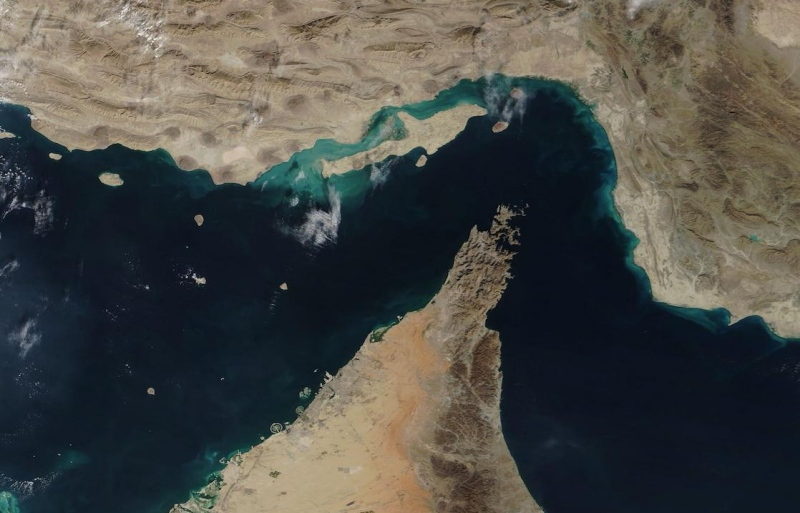
#> input picture images/20260327114112792_DZQX5PGY.jpg, 800 x 513 px, found by its file name
$ jupyter execute PCD_Assignment03.ipynb
#> lines starting #> are read from the running program, lines starting #| are printed output that depends on the picture
# PCD Assignment 03
## Image Segmentation and Morphological Processing

Nama: `Tenno Cahyo Berliantoko`
NIM: `25/568393/PA/23995`

### Tujuan
1. Melakukan segmentasi citra menggunakan metode global thresholding Otsu.
2. Mengimplementasikan operasi morfologi biner dilation, erosion, opening, closing, hit and miss Transform, Thinning, Thickening, dan skeleton.
3. Membandingkan hasil segmentasi sebelum dan sesudah pemrosesan morfologi.

### Ketentuan implementasi
- Perhitungan histogram, threshold Otsu, segmentasi biner, dan operasi morfologi dibuat menggunakan perulangan Python.
- Pillow (`PIL`) hanya digunakan untuk membaca/konversi/menyimpan gambar, sedangkan Matplotlib hanya untuk menampilkan hasil.

### Alur pengerjaan
Input gambar → Grayscale → Otsu Thresholding → Binary Segmentation → Morphological Operations → Comparison

## 1. Import library dan pengaturan gambar

Upload gambar ke Google Colab, kemudian salin path gambarnya ke variabel `IMAGE_PATH` di bawah. Contoh path: `/content/gambar_saya.jpg`.

hanya perlu mengganti `IMAGE_PATH` dan, bila perlu, `FOREGROUND`:
- `"bright"`: objek/area foreground dianggap lebih terang dari background.
- `"dark"`: objek/area foreground dianggap lebih gelap dari background.

`MAX_IMAGE_SIDE` membatasi sisi terpanjang gambar agar proses manual tidak terlalu lama. Gunakan `None` jika ingin mempertahankan ukuran asli.

[cell 1]
from PIL import Image
import matplotlib.pyplot as plt
from pathlib import Path

IMAGE_PATH = "/content/20260327114112792_DZQX5PGY.jpg"

# Pilih "bright" untuk objek terang atau "dark" untuk objek gelap
FOREGROUND = "bright"

# Ukuran maksimum sisi terpanjang gambar.
# Isi None jika tidak ingin mengubah ukuran gambar.
MAX_IMAGE_SIDE = 600

# Structuring element 3x3 (semua elemen aktif / bernilai 1)
STRUCTURING_ELEMENT = [
    [1, 1, 1],
    [1, 1, 1],
    [1, 1, 1]
]

# Urutan operasi untuk hasil akhir perbandingan.
# Opening membantu menghilangkan noise foreground kecil,
# sedangkan closing membantu mengisi lubang/celah kecil.
MORPHOLOGY_SEQUENCE = ["opening", "closing"]

# Folder tempat hasil akan disimpan
OUTPUT_DIR = "/content"

if FOREGROUND not in ("bright", "dark"):
    raise ValueError('FOREGROUND harus bernilai "bright" atau "dark".')

image_path = Path(IMAGE_PATH)
if not image_path.is_file():
    raise FileNotFoundError(
        f"Gambar tidak ditemukan: {IMAGE_PATH}\n"
        "Periksa kembali IMAGE_PATH. Di Google Colab, upload gambar lalu salin path-nya."
    )

# Membaca gambar dan mengubahnya menjadi grayscale menggunakan PIL.
input_image = Image.open(image_path).convert("L")
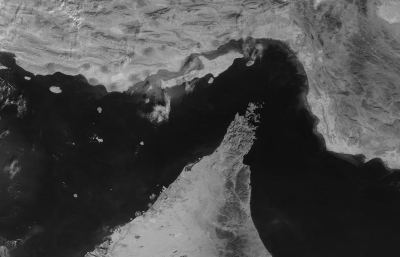
#> input_image: PIL image 800x513 L (shown at 1/2 size); min 1, max 239, mean 73.5
original_size = input_image.size

# Resize opsional agar implementasi manual lebih cepat.
if MAX_IMAGE_SIDE is not None:
    width, height = input_image.size
    longest_side = max(width, height)
    if longest_side > MAX_IMAGE_SIDE:
        scale = MAX_IMAGE_SIDE / longest_side
        new_size = (max(1, int(width * scale)), max(1, int(height * scale)))
        input_image = input_image.resize(new_size, Image.Resampling.LANCZOS)
#> input_image: PIL image 600x384 L

width, height = input_image.size

# Mengubah gambar menjadi list 2D Python (tanpa NumPy).
gray_image = [[input_image.getpixel((x, y)) for x in range(width)] for y in range(height)]
#> gray_image = 384 items

print(f"Path gambar       : {IMAGE_PATH}")
print(f"Ukuran asli       : {original_size[0]} x {original_size[1]} pixel")
#| Ukuran asli       : 800 x 513 pixel
print(f"Ukuran pemrosesan : {width} x {height} pixel")
#| Ukuran pemrosesan : 600 x 384 pixel
print(f"Mode foreground   : {FOREGROUND}")

## 2. Menampilkan gambar grayscale

Gambar diubah menjadi grayscale agar setiap pixel memiliki intensitas 0-255. Nilai 0 adalah hitam dan 255 adalah putih.

[cell 2]
plt.figure(figsize=(7, 5))
plt.imshow(gray_image, cmap="gray", vmin=0, vmax=255)
plt.title("Input Image (Grayscale)")
plt.axis("off")
plt.show()
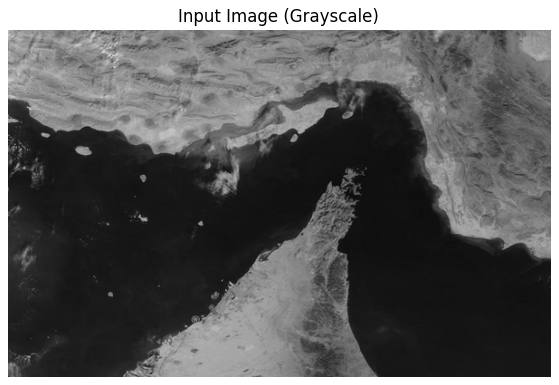
#> figure drawn by matplotlib, 1 panel

## 3. Segmentasi menggunakan Otsu Thresholding

Otsu memilih nilai threshold berdasarkan histogram intensitas grayscale. Setiap intensitas diuji untuk memperoleh pemisahan dua kelompok pixel dengan variansi antar-kelas terbesar.

Setelah threshold ditemukan, pixel diklasifikasikan menjadi:
- `1` (foreground/putih) jika memenuhi kondisi foreground yang dipilih.
- `0` (background/hitam) selain itu.

Seluruh perhitungan histogram dan pencarian threshold dilakukan dengan Python.

[cell 3]
# Membuat histogram grayscale (256 tingkat intensitas).
def make_histogram(gray):
    histogram = [0] * 256
    for row in gray:
        for pixel in row:
            histogram[pixel] += 1
    return histogram


def otsu_threshold(gray):
    histogram = make_histogram(gray)
#> after the loop in make_histogram, `for row in gray:`: histogram = 256 values, max 10926 at index 22, min 0 at index 0, mean 900
    total_pixels = sum(histogram)
    total_intensity = 0

    for intensity in range(256):
        total_intensity += intensity * histogram[intensity]

    background_weight = 0
    background_sum = 0
    maximum_between_variance = -1
    best_threshold = 0

    for threshold in range(256):
        background_weight += histogram[threshold]
        if background_weight == 0:
            continue

        foreground_weight = total_pixels - background_weight
        if foreground_weight == 0:
            break

        background_sum += threshold * histogram[threshold]
        mean_background = background_sum / background_weight
        mean_foreground = (total_intensity - background_sum) / foreground_weight

        between_variance = (background_weight * foreground_weight * (mean_background - mean_foreground) ** 2)

        if between_variance > maximum_between_variance:
            maximum_between_variance = between_variance
            best_threshold = threshold

    return best_threshold

threshold_value = otsu_threshold(gray_image)
#> in otsu_threshold, `total_pixels = sum(histogram)`: total_pixels = 230400
#> the loop in otsu_threshold, `for intensity in range(256):` made 256 passes
#> total_intensity on passes 1 to 3: 0, 0, 0
#> after the loop in otsu_threshold, `for intensity in range(256):`: total_intensity = 16934432
#> the loop in otsu_threshold, `for threshold in range(256):` made 235 passes
#> (background_weight, foreground_weight, background_sum, mean_background, mean_foreground, maximum_between_variance) on passes 6 to 13: (1, 230399, 5, 5, 73.5, 1.08e+09), (2, 230398, 11, 5.5, 73.5, 2.13e+09), (4, 230396, 25, 6.25, 73.5, 4.17e+09), (6, 230394, 41, 6.83, 73.5, 6.14e+09), (12, 230388, 95, 7.92, 73.5, 1.19e+10), (21, 230379, 185, 8.81, 73.51, 2.02e+10), (38, 230362, 372, 9.79, 73.51, 3.55e+10), (74, 230326, 804, 10.86, 73.52, 6.69e+10)
#> after the loop in otsu_threshold, `for threshold in range(256):`: background_sum = 16934198; background_weight = 230400; best_threshold = 78; maximum_between_variance = 1.34e+14
#> threshold_value = 78

def threshold_segmentation(gray, threshold, foreground="bright"):
    binary = []
    for row in gray:
        binary_row = []
        for pixel in row:
            if foreground == "bright":
                binary_row.append(1 if pixel > threshold else 0)
            else:
                binary_row.append(1 if pixel <= threshold else 0)
        binary.append(binary_row)
    return binary

segmented_image = threshold_segmentation( gray_image, threshold_value, FOREGROUND )
#> after the loop in threshold_segmentation, `for row in gray:`: binary = 384 items
#> segmented_image = 384 items

print(f"Nilai threshold Otsu: {threshold_value}")
#| Nilai threshold Otsu: 78
print(f"Jumlah pixel       : {width * height:,}")
#| Jumlah pixel       : 230,400

[cell 4]
plt.figure(figsize=(12, 5))
plt.subplot(1, 2, 1)
plt.imshow(gray_image, cmap="gray", vmin=0, vmax=255)
plt.title("Grayscale Image")
plt.axis("off")

plt.subplot(1, 2, 2)
plt.imshow(segmented_image, cmap="gray", vmin=0, vmax=1)
plt.title(f"Otsu Segmentation (T = {threshold_value})")
plt.axis("off")
plt.tight_layout()
plt.show()
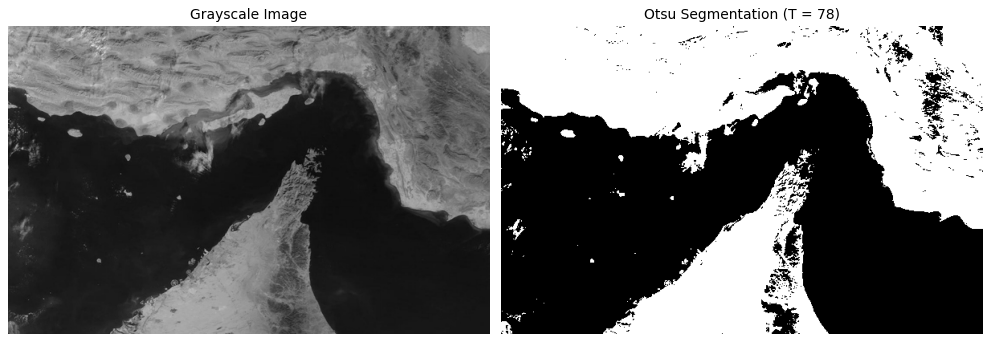
#> figure drawn by matplotlib, 2 panels

## 4. Implementasi operasi morfologi secara manual

Structuring element (SE) yang digunakan adalah matriks 3×3 dengan origin di pixel tengah.

- Dilation: pixel output menjadi foreground jika minimal satu posisi SE yang aktif bertemu foreground.
- Erosion: pixel output tetap foreground hanya jika seluruh posisi SE yang aktif bertemu foreground.
- Opening: erosion kemudian dilation menggunakan SE yang sama.
- Closing: dilation kemudian erosion menggunakan SE yang sama.

Untuk pixel yang berada di luar batas gambar, nilainya dianggap background (0).

[cell 5]
# Mengambil koordinat elemen aktif pada structuring element.
def get_active_kernel_positions(kernel):
    if not kernel or not kernel[0]:
        raise ValueError("Structuring element tidak boleh kosong.")

    kernel_height = len(kernel)
    kernel_width = len(kernel[0])

    if kernel_height % 2 == 0 or kernel_width % 2 == 0:
        raise ValueError("Ukuran structuring element harus ganjil, misalnya 3x3.")

    for row in kernel:
        if len(row) != kernel_width:
            raise ValueError("Semua baris structuring element harus sama panjang.")

    origin_y = kernel_height // 2
    origin_x = kernel_width // 2
    active_positions = []

    for ky in range(kernel_height):
        for kx in range(kernel_width):
            if kernel[ky][kx] == 1:
                active_positions.append((ky - origin_y, kx - origin_x))

    if not active_positions:
        raise ValueError("Structuring element harus memiliki minimal satu nilai 1.")

    return active_positions


def binary_dilation(binary, kernel):
    height = len(binary)
    width = len(binary[0])
    active_positions = get_active_kernel_positions(kernel)
    result = [[0 for _ in range(width)] for _ in range(height)]
    for y in range(height):
        for x in range(width):
            # Cukup satu tetangga foreground untuk menghasilkan foreground.
            for dy, dx in active_positions:
                ny, nx = y + dy, x + dx
                if 0 <= ny < height and 0 <= nx < width:
                    if binary[ny][nx] == 1:
                        result[y][x] = 1
                        break
    return result


def binary_erosion(binary, kernel):
    height = len(binary)
    width = len(binary[0])
    active_positions = get_active_kernel_positions(kernel)
    result = [[0 for _ in range(width)] for _ in range(height)]

    for y in range(height):
        for x in range(width):
            keep_pixel = True
            for dy, dx in active_positions:
                ny, nx = y + dy, x + dx
                if not (0 <= ny < height and 0 <= nx < width):
                    keep_pixel = False
                    break
                if binary[ny][nx] == 0:
                    keep_pixel = False
                    break
            if keep_pixel:
                result[y][x] = 1
    return result


def binary_opening(binary, kernel):
    eroded = binary_erosion(binary, kernel)
    return binary_dilation(eroded, kernel)


def binary_closing(binary, kernel):
    dilated = binary_dilation(binary, kernel)
    return binary_erosion(dilated, kernel)

print("fungsi morfologi berhasil didefinisikan.")

## 5. Menjalankan setiap operasi morfologi

Di bagian ini setiap operasi ditampilkan secara terpisah agar efeknya dapat diamati dan dibandingkan dengan hasil segmentasi awal.

[cell 6]
dilated_image = binary_dilation(segmented_image, STRUCTURING_ELEMENT)
#> in binary_dilation, `height = len(binary)`: height = 384
#> dilated_image = 384 items
eroded_image = binary_erosion(segmented_image, STRUCTURING_ELEMENT)
#> in binary_erosion, `height = len(binary)`: height = 384
#> eroded_image = 384 items
opened_image = binary_opening(segmented_image, STRUCTURING_ELEMENT)
#> opened_image = 384 items
closed_image = binary_closing(segmented_image, STRUCTURING_ELEMENT)
#> closed_image = 384 items

fig, axes = plt.subplots(2, 3, figsize=(15, 10))
images = [
    (segmented_image, "Original Segmentation"),
    (dilated_image, "Dilation"),
    (eroded_image, "Erosion"),
    (opened_image, "Opening"),
    (closed_image, "Closing"),
]

for ax, (img, title) in zip(axes.flat, images):
    ax.imshow(img, cmap="gray", vmin=0, vmax=1)
    ax.set_title(title)
    ax.axis("off")
#> this loop made 5 passes
#> title on passes 1 to 5: 'Original Segmentation', 'Dilation', 'Erosion', 'Opening', 'Closing'

axes.flat[5].axis("off")
plt.tight_layout()
plt.show()
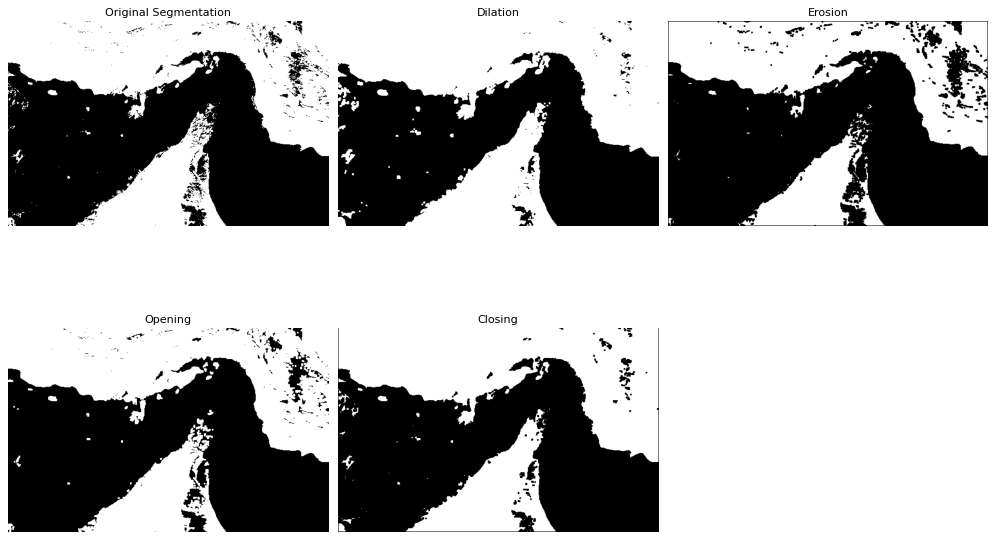
#> figure drawn by matplotlib, 5 panels

## 6. Membandingkan segmentasi sebelum dan sesudah morfologi

Untuk hasil akhir, operasi pada `MORPHOLOGY_SEQUENCE` diterapkan berurutan pada hasil segmentasi. Pengaturan awal menggunakan opening → closing.

Perbandingan kuantitatif yang ditampilkan adalah jumlah pixel foreground, persentase foreground, dan jumlah pixel yang berubah. Nilai ini menunjukkan perubahan bentuk/luas area, bukan akurasi klasifikasi.

[cell 7]
# Menerapkan urutan operasi yang dipilih.
processed_image = segmented_image
#> processed_image = 384 items

for operation in MORPHOLOGY_SEQUENCE:
    if operation == "dilation":
        processed_image = binary_dilation(processed_image, STRUCTURING_ELEMENT)
    elif operation == "erosion":
        processed_image = binary_erosion(processed_image, STRUCTURING_ELEMENT)
    elif operation == "opening":
        processed_image = binary_opening(processed_image, STRUCTURING_ELEMENT)
    elif operation == "closing":
        processed_image = binary_closing(processed_image, STRUCTURING_ELEMENT)
    else:
        raise ValueError(f"Operasi morfologi tidak dikenal: {operation}")
#> this loop made 2 passes


def count_foreground(binary):
    total = 0
    for row in binary:
        for pixel in row:
            if pixel == 1:
                total += 1
    return total


def count_changed_pixels(image_a, image_b):
    changed = 0
    for y in range(len(image_a)):
        for x in range(len(image_a[0])):
            if image_a[y][x] != image_b[y][x]:
                changed += 1
    return changed


total_pixels = width * height
#> total_pixels = 230400
foreground_before = count_foreground(segmented_image)
#> after the loop in count_foreground, `for row in binary:`: total = 103677
#> foreground_before = 103677
foreground_after = count_foreground(processed_image)
#> foreground_after = 101236
changed_pixels = count_changed_pixels(segmented_image, processed_image)
#> after the loop in count_changed_pixels, `for y in range(len(image_a)):`: changed = 5025
#> changed_pixels = 5025

ratio_before = 100 * foreground_before / total_pixels
#> ratio_before = 45
ratio_after = 100 * foreground_after / total_pixels
#> ratio_after = 43.94
changed_ratio = 100 * changed_pixels / total_pixels
#> changed_ratio = 2.18

fig, axes = plt.subplots(1, 3, figsize=(16, 5))
axes[0].imshow(gray_image, cmap="gray", vmin=0, vmax=255)
axes[0].set_title("Original Grayscale")
axes[1].imshow(segmented_image, cmap="gray", vmin=0, vmax=1)
axes[1].set_title("Before Morphology")
axes[2].imshow(processed_image, cmap="gray", vmin=0, vmax=1)
axes[2].set_title("After: " + " → ".join(MORPHOLOGY_SEQUENCE))
for ax in axes:
    ax.axis("off")
plt.tight_layout()
plt.show()
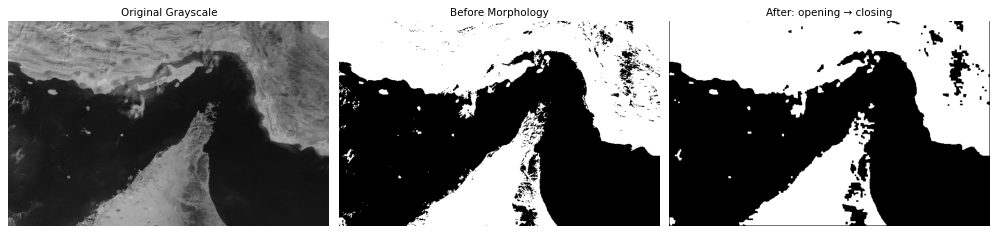
#> figure drawn by matplotlib, 3 panels

print("COMPARISON")
print(f"Threshold Otsu                 : {threshold_value}")
#| Threshold Otsu                 : 78
print(f"Morphology sequence            : {' -> '.join(MORPHOLOGY_SEQUENCE)}")
print(f"Total pixels                   : {total_pixels:,}")
#| Total pixels                   : 230,400
print(f"Foreground before morphology   : {foreground_before:,} ({ratio_before:.2f}%)")
#| Foreground before morphology   : 103,677 (45.00%)
print(f"Foreground after morphology    : {foreground_after:,} ({ratio_after:.2f}%)")
#| Foreground after morphology    : 101,236 (43.94%)
print(f"Changed pixels                 : {changed_pixels:,} ({changed_ratio:.2f}%)")
#| Changed pixels                 : 5,025 (2.18%)

## 7. Advanced Morphological Operations

Bagian ini menambahkan empat operasi morfologi lanjutan, yaitu Hit-and-Miss Transform, Thinning, Thickening, dan Skeletonization. Semua operasi bekerja pada citra biner hasil segmentasi Otsu (`segmented_image`) dan diimplementasikan menggunakan list serta perulangan Python.

Implementasi ini menggunakan fungsi `binary_erosion()` dan `binary_opening()` yang sudah didefinisikan pada bagian sebelumnya. Tidak diperlukan input gambar atau proses segmentasi ulang.

### 7.1 Hit-and-Miss Transform

Hit-and-Miss Transform digunakan untuk mendeteksi pola tertentu pada citra biner dengan mencocokkan foreground dan background sekaligus. Pattern/structuring element menggunakan tiga jenis nilai:

- `1`: posisi tersebut harus merupakan foreground (putih).
- `0`: posisi tersebut harus merupakan background (hitam).
- `-1`: posisi tersebut tidak diperiksa (*don't care*).

Pixel output bernilai 1 apabila seluruh kondisi pada pattern cocok dengan citra di sekitar posisi tersebut. Pada contoh ini, pattern digunakan untuk mendeteksi pola batas objek dengan arah tertentu.

[cell 8]
def advanced_hit_and_miss(binary, pattern):
    if not binary or not binary[0]:
        raise ValueError("Citra biner tidak boleh kosong.")
    if not pattern or not pattern[0]:
        raise ValueError("Pattern tidak boleh kosong.")

    height = len(binary)
    width = len(binary[0])
    pattern_height = len(pattern)
    pattern_width = len(pattern[0])

    if pattern_height % 2 == 0 or pattern_width % 2 == 0:
        raise ValueError("Ukuran pattern harus ganjil, misalnya 3x3.")
    if any(len(row) != pattern_width for row in pattern):
        raise ValueError("Semua baris pattern harus memiliki panjang yang sama.")
    if any(len(row) != width for row in binary):
        raise ValueError("Semua baris citra harus memiliki panjang yang sama.")
    if any(value not in (0, 1, -1) for row in pattern for value in row):
        raise ValueError("Pattern hanya boleh berisi 1, 0, dan -1.")

    origin_y = pattern_height // 2
    origin_x = pattern_width // 2
    result = [[0 for _ in range(width)] for _ in range(height)]

    for y in range(height):
        for x in range(width):
            matched = True

            for py in range(pattern_height):
                for px in range(pattern_width):
                    required = pattern[py][px]

                    # -1 berarti posisi ini tidak perlu diperiksa.
                    if required == -1:
                        continue

                    ny = y + py - origin_y
                    nx = x + px - origin_x

                    # Pixel di luar batas citra dianggap background (0).
                    if 0 <= ny < height and 0 <= nx < width:
                        actual = binary[ny][nx]
                    else:
                        actual = 0

                    if actual != required:
                        matched = False
                        break

                if not matched:
                    break

            if matched:
                result[y][x] = 1

    return result


HIT_MISS_PATTERN = [
    [0,  0,  0],
    [-1, 1, -1],
    [1,  1,  1]
]

hit_miss_image = advanced_hit_and_miss( segmented_image, HIT_MISS_PATTERN )
#> in advanced_hit_and_miss, `height = len(binary)`: height = 384
#> after the loop in advanced_hit_and_miss, `for y in range(height):`: result = 384 items
#> hit_miss_image = 384 items

fig, axes = plt.subplots(1, 2, figsize=(12, 5))
axes[0].imshow(segmented_image, cmap="gray", vmin=0, vmax=1)
axes[0].set_title("Original Binary Image")
axes[1].imshow(hit_miss_image, cmap="gray", vmin=0, vmax=1)
axes[1].set_title("Hit-and-Miss Result")
for ax in axes:
    ax.axis("off")
plt.tight_layout()
plt.show()
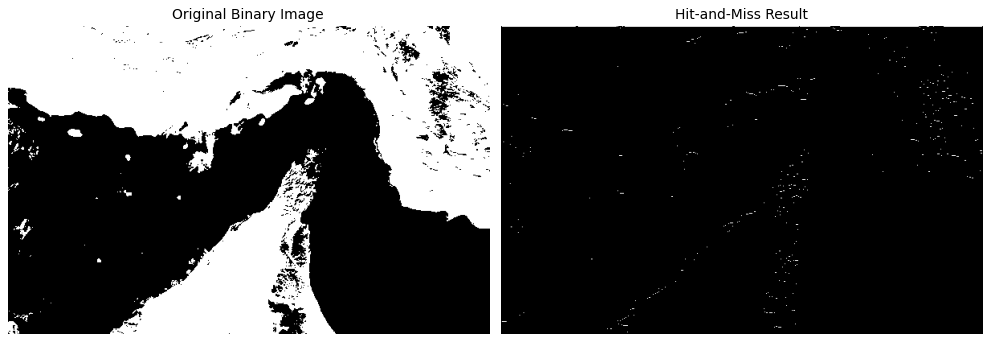
#> figure drawn by matplotlib, 2 panels

print("Jumlah pola yang terdeteksi:", count_foreground(hit_miss_image))
#> (the rest of the program and of its run is left out)
